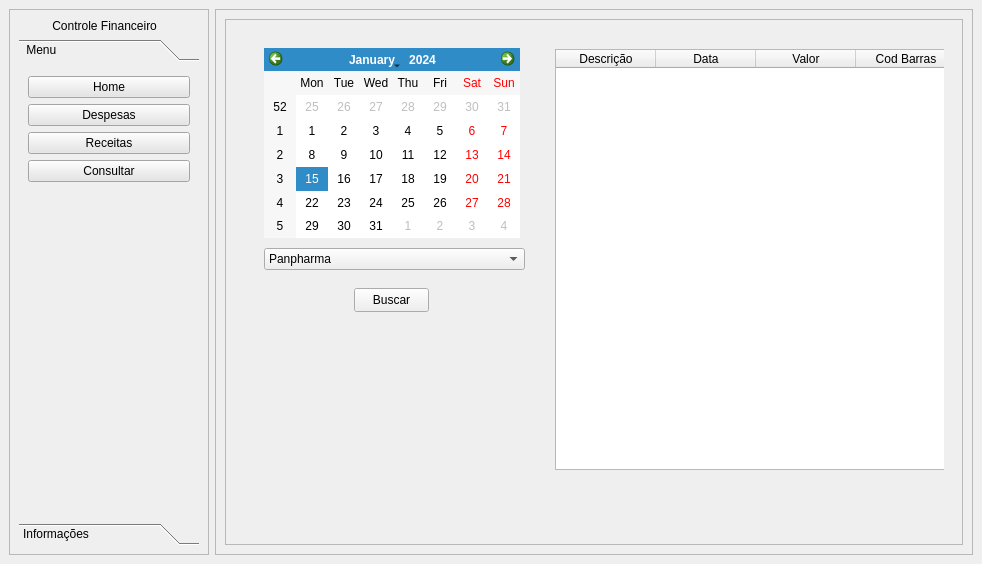
<?xml version="1.0" encoding="UTF-8"?>
<ui version="4.0">
 <class>MainWindow</class>
 <widget class="QMainWindow" name="MainWindow">
  <property name="geometry">
   <rect>
    <x>0</x>
    <y>0</y>
    <width>982</width>
    <height>564</height>
   </rect>
  </property>
  <property name="sizePolicy">
   <sizepolicy hsizetype="Preferred" vsizetype="Preferred">
    <horstretch>0</horstretch>
    <verstretch>0</verstretch>
   </sizepolicy>
  </property>
  <property name="windowTitle">
   <string>MainWindow</string>
  </property>
  <property name="styleSheet">
   <string notr="true"/>
  </property>
  <widget class="QWidget" name="centralwidget">
   <layout class="QHBoxLayout" name="horizontalLayout">
    <item>
     <widget class="QFrame" name="Left_container">
      <property name="maximumSize">
       <size>
        <width>200</width>
        <height>16777215</height>
       </size>
      </property>
      <property name="styleSheet">
       <string notr="true">Qlabel{
	color: rgb(255,255,255);
}</string>
      </property>
      <property name="frameShape">
       <enum>QFrame::StyledPanel</enum>
      </property>
      <property name="frameShadow">
       <enum>QFrame::Raised</enum>
      </property>
      <layout class="QVBoxLayout" name="verticalLayout_2">
       <item>
        <widget class="QLabel" name="label">
         <property name="styleSheet">
          <string notr="true">selection-color: rgb(255, 255, 255);
selection-background-color: rgb(255, 255, 255);</string>
         </property>
         <property name="text">
          <string>          Controle Financeiro</string>
         </property>
        </widget>
       </item>
       <item>
        <widget class="QToolBox" name="Toolbox">
         <property name="maximumSize">
          <size>
           <width>200</width>
           <height>16777215</height>
          </size>
         </property>
         <property name="font">
          <font>
           <bold>false</bold>
           <kerning>false</kerning>
          </font>
         </property>
         <property name="whatsThis">
          <string>&lt;html&gt;&lt;head/&gt;&lt;body&gt;&lt;p&gt;&lt;br/&gt;&lt;/p&gt;&lt;/body&gt;&lt;/html&gt;</string>
         </property>
         <property name="styleSheet">
          <string notr="true"/>
         </property>
         <property name="lineWidth">
          <number>0</number>
         </property>
         <property name="currentIndex">
          <number>0</number>
         </property>
         <widget class="QWidget" name="menu">
          <property name="geometry">
           <rect>
            <x>0</x>
            <y>0</y>
            <width>180</width>
            <height>444</height>
           </rect>
          </property>
          <property name="styleSheet">
           <string notr="true"/>
          </property>
          <attribute name="label">
           <string> Menu</string>
          </attribute>
          <layout class="QVBoxLayout" name="verticalLayout_3">
           <item>
            <widget class="QPushButton" name="btn_home">
             <property name="styleSheet">
              <string notr="true">
background-color: rgb(229, 229, 229);</string>
             </property>
             <property name="text">
              <string>Home</string>
             </property>
            </widget>
           </item>
           <item>
            <widget class="QPushButton" name="btn_despesas">
             <property name="styleSheet">
              <string notr="true">background-color: rgb(229, 229, 229);</string>
             </property>
             <property name="text">
              <string>Despesas</string>
             </property>
            </widget>
           </item>
           <item>
            <widget class="QPushButton" name="btn_receitas">
             <property name="styleSheet">
              <string notr="true">background-color: rgb(229, 229, 229);</string>
             </property>
             <property name="text">
              <string>Receitas</string>
             </property>
            </widget>
           </item>
           <item>
            <widget class="QPushButton" name="btn_consultar">
             <property name="styleSheet">
              <string notr="true">background-color: rgb(229, 229, 229);</string>
             </property>
             <property name="text">
              <string>Consultar</string>
             </property>
            </widget>
           </item>
           <item>
            <spacer name="verticalSpacer">
             <property name="orientation">
              <enum>Qt::Vertical</enum>
             </property>
             <property name="sizeHint" stdset="0">
              <size>
               <width>20</width>
               <height>40</height>
              </size>
             </property>
            </spacer>
           </item>
          </layout>
         </widget>
         <widget class="QWidget" name="info">
          <property name="geometry">
           <rect>
            <x>0</x>
            <y>0</y>
            <width>180</width>
            <height>444</height>
           </rect>
          </property>
          <attribute name="label">
           <string>Informações</string>
          </attribute>
          <widget class="QLabel" name="informacoes">
           <property name="geometry">
            <rect>
             <x>10</x>
             <y>30</y>
             <width>161</width>
             <height>361</height>
            </rect>
           </property>
           <property name="text">
            <string>&lt;html&gt;&lt;head/&gt;&lt;body&gt;&lt;p align=&quot;center&quot;&gt;&lt;span style=&quot; font-weight:700;&quot;&gt;Controle de Contas&lt;/span&gt;&lt;/p&gt;&lt;p align=&quot;center&quot;&gt;&lt;span style=&quot; font-weight:700;&quot;&gt;André Vergilio Valbusa&lt;/span&gt;&lt;/p&gt;&lt;p align=&quot;center&quot;&gt;&lt;span style=&quot; font-weight:700;&quot;&gt;@andrevalbusa&lt;/span&gt;&lt;/p&gt;&lt;p align=&quot;center&quot;&gt;Descrição: &lt;/p&gt;&lt;p align=&quot;center&quot;&gt;Software de controle de&lt;/p&gt;&lt;p align=&quot;center&quot;&gt;contas com interpretador de&lt;/p&gt;&lt;p align=&quot;center&quot;&gt;codigo de barras e &lt;/p&gt;&lt;p align=&quot;center&quot;&gt;dashboard para &lt;/p&gt;&lt;p align=&quot;center&quot;&gt;acompanhamento financeiro.&lt;/p&gt;&lt;/body&gt;&lt;/html&gt;</string>
           </property>
          </widget>
         </widget>
        </widget>
       </item>
      </layout>
     </widget>
    </item>
    <item>
     <widget class="QFrame" name="frame_2">
      <property name="frameShape">
       <enum>QFrame::StyledPanel</enum>
      </property>
      <property name="frameShadow">
       <enum>QFrame::Raised</enum>
      </property>
      <layout class="QVBoxLayout" name="verticalLayout">
       <item>
        <widget class="QFrame" name="frame">
         <property name="frameShape">
          <enum>QFrame::StyledPanel</enum>
         </property>
         <property name="frameShadow">
          <enum>QFrame::Raised</enum>
         </property>
         <layout class="QHBoxLayout" name="horizontalLayout_2">
          <item>
           <widget class="QStackedWidget" name="Pages">
            <property name="currentIndex">
             <number>2</number>
            </property>
            <widget class="QWidget" name="pag_despesas">
             <layout class="QHBoxLayout" name="horizontalLayout_3">
              <item>
               <widget class="QTabWidget" name="tabWidget">
                <property name="currentIndex">
                 <number>0</number>
                </property>
                <widget class="QWidget" name="tab_boletas">
                 <attribute name="title">
                  <string>Boletas</string>
                 </attribute>
                 <layout class="QGridLayout" name="gridLayout">
                  <item row="6" column="0" colspan="3">
                   <widget class="QLineEdit" name="fornecedor">
                    <property name="minimumSize">
                     <size>
                      <width>0</width>
                      <height>30</height>
                     </size>
                    </property>
                   </widget>
                  </item>
                  <item row="0" column="0">
                   <widget class="QLabel" name="label_6">
                    <property name="text">
                     <string>&lt;html&gt;&lt;head/&gt;&lt;body&gt;&lt;p&gt;&lt;span style=&quot; font-weight:700;&quot;&gt;Codigo de Barras:&lt;/span&gt;&lt;/p&gt;&lt;/body&gt;&lt;/html&gt;</string>
                    </property>
                   </widget>
                  </item>
                  <item row="5" column="0">
                   <widget class="QLabel" name="label_7">
                    <property name="text">
                     <string>&lt;html&gt;&lt;head/&gt;&lt;body&gt;&lt;p&gt;&lt;span style=&quot; font-weight:700;&quot;&gt;Descrição:&lt;/span&gt;&lt;/p&gt;&lt;/body&gt;&lt;/html&gt;</string>
                    </property>
                   </widget>
                  </item>
                  <item row="1" column="4">
                   <spacer name="horizontalSpacer_4">
                    <property name="orientation">
                     <enum>Qt::Horizontal</enum>
                    </property>
                    <property name="sizeHint" stdset="0">
                     <size>
                      <width>40</width>
                      <height>20</height>
                     </size>
                    </property>
                   </spacer>
                  </item>
                  <item row="1" column="3">
                   <widget class="QPushButton" name="btn_extrair">
                    <property name="minimumSize">
                     <size>
                      <width>0</width>
                      <height>30</height>
                     </size>
                    </property>
                    <property name="maximumSize">
                     <size>
                      <width>100</width>
                      <height>16777215</height>
                     </size>
                    </property>
                    <property name="text">
                     <string>Extrair</string>
                    </property>
                   </widget>
                  </item>
                  <item row="6" column="3">
                   <widget class="QDateEdit" name="vencimento_boleta">
                    <property name="minimumSize">
                     <size>
                      <width>0</width>
                      <height>30</height>
                     </size>
                    </property>
                    <property name="maximumSize">
                     <size>
                      <width>120</width>
                      <height>16777215</height>
                     </size>
                    </property>
                    <property name="cursor">
                     <cursorShape>ArrowCursor</cursorShape>
                    </property>
                   </widget>
                  </item>
                  <item row="8" column="3">
                   <spacer name="horizontalSpacer_3">
                    <property name="orientation">
                     <enum>Qt::Horizontal</enum>
                    </property>
                    <property name="sizeHint" stdset="0">
                     <size>
                      <width>40</width>
                      <height>20</height>
                     </size>
                    </property>
                   </spacer>
                  </item>
                  <item row="2" column="0" rowspan="2" colspan="4">
                   <widget class="QWidget" name="widget_3" native="true">
                    <property name="sizePolicy">
                     <sizepolicy hsizetype="Maximum" vsizetype="Preferred">
                      <horstretch>0</horstretch>
                      <verstretch>0</verstretch>
                     </sizepolicy>
                    </property>
                    <property name="minimumSize">
                     <size>
                      <width>30</width>
                      <height>60</height>
                     </size>
                    </property>
                    <property name="maximumSize">
                     <size>
                      <width>12551</width>
                      <height>60</height>
                     </size>
                    </property>
                   </widget>
                  </item>
                  <item row="1" column="0" colspan="3">
                   <widget class="QLineEdit" name="cod_boleta">
                    <property name="minimumSize">
                     <size>
                      <width>0</width>
                      <height>30</height>
                     </size>
                    </property>
                   </widget>
                  </item>
                  <item row="9" column="1">
                   <spacer name="verticalSpacer_2">
                    <property name="orientation">
                     <enum>Qt::Vertical</enum>
                    </property>
                    <property name="sizeHint" stdset="0">
                     <size>
                      <width>20</width>
                      <height>40</height>
                     </size>
                    </property>
                   </spacer>
                  </item>
                  <item row="4" column="0">
                   <spacer name="verticalSpacer_3">
                    <property name="orientation">
                     <enum>Qt::Vertical</enum>
                    </property>
                    <property name="sizeHint" stdset="0">
                     <size>
                      <width>20</width>
                      <height>40</height>
                     </size>
                    </property>
                   </spacer>
                  </item>
                  <item row="5" column="3">
                   <widget class="QLabel" name="label_8">
                    <property name="text">
                     <string>&lt;html&gt;&lt;head/&gt;&lt;body&gt;&lt;p&gt;&lt;span style=&quot; font-weight:700;&quot;&gt;Vencimento: &lt;/span&gt;&lt;/p&gt;&lt;/body&gt;&lt;/html&gt;</string>
                    </property>
                   </widget>
                  </item>
                  <item row="8" column="2">
                   <widget class="QPushButton" name="btn_adicionar">
                    <property name="minimumSize">
                     <size>
                      <width>100</width>
                      <height>30</height>
                     </size>
                    </property>
                    <property name="text">
                     <string>Adicionar</string>
                    </property>
                   </widget>
                  </item>
                  <item row="8" column="0">
                   <widget class="QLineEdit" name="valor_boleta">
                    <property name="minimumSize">
                     <size>
                      <width>0</width>
                      <height>30</height>
                     </size>
                    </property>
                   </widget>
                  </item>
                  <item row="7" column="0">
                   <widget class="QLabel" name="label_9">
                    <property name="text">
                     <string>&lt;html&gt;&lt;head/&gt;&lt;body&gt;&lt;p&gt;&lt;span style=&quot; font-weight:700;&quot;&gt;Valor:&lt;/span&gt;&lt;/p&gt;&lt;/body&gt;&lt;/html&gt;</string>
                    </property>
                   </widget>
                  </item>
                 </layout>
                </widget>
                <widget class="QWidget" name="tab_outros">
                 <attribute name="title">
                  <string>Outros</string>
                 </attribute>
                 <layout class="QHBoxLayout" name="horizontalLayout_5">
                  <item>
                   <widget class="QFrame" name="frame_3">
                    <property name="frameShape">
                     <enum>QFrame::StyledPanel</enum>
                    </property>
                    <property name="frameShadow">
                     <enum>QFrame::Raised</enum>
                    </property>
                    <layout class="QGridLayout" name="gridLayout_3">
                     <item row="0" column="0">
                      <widget class="QLabel" name="label_4">
                       <property name="text">
                        <string>&lt;html&gt;&lt;head/&gt;&lt;body&gt;&lt;p&gt;&lt;span style=&quot; font-weight:700;&quot;&gt;Descrição:&lt;/span&gt;&lt;/p&gt;&lt;/body&gt;&lt;/html&gt;</string>
                       </property>
                      </widget>
                     </item>
                     <item row="7" column="0">
                      <widget class="QPushButton" name="btn_adicionar_outros">
                       <property name="minimumSize">
                        <size>
                         <width>100</width>
                         <height>30</height>
                        </size>
                       </property>
                       <property name="maximumSize">
                        <size>
                         <width>80</width>
                         <height>125</height>
                        </size>
                       </property>
                       <property name="text">
                        <string>Adicionar</string>
                       </property>
                      </widget>
                     </item>
                     <item row="2" column="1">
                      <widget class="QLabel" name="label_5">
                       <property name="text">
                        <string>&lt;html&gt;&lt;head/&gt;&lt;body&gt;&lt;p&gt;&lt;span style=&quot; font-weight:700;&quot;&gt;Data:&lt;/span&gt;&lt;/p&gt;&lt;/body&gt;&lt;/html&gt;</string>
                       </property>
                      </widget>
                     </item>
                     <item row="8" column="0">
                      <spacer name="verticalSpacer_5">
                       <property name="orientation">
                        <enum>Qt::Vertical</enum>
                       </property>
                       <property name="sizeHint" stdset="0">
                        <size>
                         <width>20</width>
                         <height>40</height>
                        </size>
                       </property>
                      </spacer>
                     </item>
                     <item row="2" column="0">
                      <widget class="QLabel" name="label_3">
                       <property name="text">
                        <string>&lt;html&gt;&lt;head/&gt;&lt;body&gt;&lt;p&gt;&lt;span style=&quot; font-weight:700;&quot;&gt;Valor:&lt;/span&gt;&lt;/p&gt;&lt;/body&gt;&lt;/html&gt;</string>
                       </property>
                      </widget>
                     </item>
                     <item row="7" column="1">
                      <spacer name="horizontalSpacer">
                       <property name="orientation">
                        <enum>Qt::Horizontal</enum>
                       </property>
                       <property name="sizeHint" stdset="0">
                        <size>
                         <width>40</width>
                         <height>20</height>
                        </size>
                       </property>
                      </spacer>
                     </item>
                     <item row="3" column="5">
                      <spacer name="horizontalSpacer_2">
                       <property name="orientation">
                        <enum>Qt::Horizontal</enum>
                       </property>
                       <property name="sizeHint" stdset="0">
                        <size>
                         <width>40</width>
                         <height>20</height>
                        </size>
                       </property>
                      </spacer>
                     </item>
                     <item row="3" column="0">
                      <widget class="QLineEdit" name="valor_outros">
                       <property name="minimumSize">
                        <size>
                         <width>0</width>
                         <height>30</height>
                        </size>
                       </property>
                       <property name="maximumSize">
                        <size>
                         <width>125</width>
                         <height>16777215</height>
                        </size>
                       </property>
                       <property name="text">
                        <string/>
                       </property>
                      </widget>
                     </item>
                     <item row="3" column="4">
                      <spacer name="horizontalSpacer_5">
                       <property name="orientation">
                        <enum>Qt::Horizontal</enum>
                       </property>
                       <property name="sizeHint" stdset="0">
                        <size>
                         <width>40</width>
                         <height>20</height>
                        </size>
                       </property>
                      </spacer>
                     </item>
                     <item row="3" column="1">
                      <widget class="QDateEdit" name="data_outros">
                       <property name="minimumSize">
                        <size>
                         <width>0</width>
                         <height>30</height>
                        </size>
                       </property>
                       <property name="maximumSize">
                        <size>
                         <width>100</width>
                         <height>16777215</height>
                        </size>
                       </property>
                      </widget>
                     </item>
                     <item row="3" column="3">
                      <spacer name="horizontalSpacer_6">
                       <property name="orientation">
                        <enum>Qt::Horizontal</enum>
                       </property>
                       <property name="sizeHint" stdset="0">
                        <size>
                         <width>40</width>
                         <height>20</height>
                        </size>
                       </property>
                      </spacer>
                     </item>
                     <item row="1" column="0" colspan="4">
                      <widget class="QLineEdit" name="descricao_outros">
                       <property name="minimumSize">
                        <size>
                         <width>0</width>
                         <height>30</height>
                        </size>
                       </property>
                      </widget>
                     </item>
                     <item row="3" column="2">
                      <widget class="QCheckBox" name="checkBox">
                       <property name="text">
                        <string>Hoje</string>
                       </property>
                      </widget>
                     </item>
                    </layout>
                   </widget>
                  </item>
                 </layout>
                </widget>
               </widget>
              </item>
             </layout>
            </widget>
            <widget class="QWidget" name="pag_receitas">
             <layout class="QVBoxLayout" name="verticalLayout_4">
              <item>
               <layout class="QGridLayout" name="gridLayout_2">
                <item row="0" column="0">
                 <widget class="QLabel" name="label_10">
                  <property name="text">
                   <string>&lt;html&gt;&lt;head/&gt;&lt;body&gt;&lt;p&gt;&lt;span style=&quot; font-weight:700;&quot;&gt;Origem:&lt;/span&gt;&lt;/p&gt;&lt;/body&gt;&lt;/html&gt;</string>
                  </property>
                 </widget>
                </item>
                <item row="1" column="0">
                 <widget class="QComboBox" name="origem_receita">
                  <property name="minimumSize">
                   <size>
                    <width>250</width>
                    <height>30</height>
                   </size>
                  </property>
                  <item>
                   <property name="text">
                    <string>Vendas</string>
                   </property>
                  </item>
                  <item>
                   <property name="text">
                    <string>Farmacia popular</string>
                   </property>
                  </item>
                  <item>
                   <property name="text">
                    <string>Cartão</string>
                   </property>
                  </item>
                  <item>
                   <property name="text">
                    <string>Prefeitura</string>
                   </property>
                  </item>
                 </widget>
                </item>
                <item row="1" column="1">
                 <widget class="QLineEdit" name="valor_receita">
                  <property name="minimumSize">
                   <size>
                    <width>0</width>
                    <height>30</height>
                   </size>
                  </property>
                 </widget>
                </item>
                <item row="0" column="2">
                 <widget class="QLabel" name="label_12">
                  <property name="text">
                   <string>&lt;html&gt;&lt;head/&gt;&lt;body&gt;&lt;p&gt;&lt;span style=&quot; font-weight:700;&quot;&gt;Data:&lt;/span&gt;&lt;/p&gt;&lt;/body&gt;&lt;/html&gt;</string>
                  </property>
                 </widget>
                </item>
                <item row="0" column="1">
                 <widget class="QLabel" name="label_11">
                  <property name="text">
                   <string>&lt;html&gt;&lt;head/&gt;&lt;body&gt;&lt;p&gt;&lt;span style=&quot; font-weight:700;&quot;&gt;Valor:&lt;/span&gt;&lt;/p&gt;&lt;/body&gt;&lt;/html&gt;</string>
                  </property>
                 </widget>
                </item>
                <item row="1" column="2">
                 <widget class="QDateEdit" name="data_receita">
                  <property name="minimumSize">
                   <size>
                    <width>100</width>
                    <height>30</height>
                   </size>
                  </property>
                  <property name="maximumSize">
                   <size>
                    <width>120</width>
                    <height>16777215</height>
                   </size>
                  </property>
                 </widget>
                </item>
                <item row="1" column="3">
                 <widget class="QCheckBox" name="checkBox_2">
                  <property name="text">
                   <string>Hoje</string>
                  </property>
                 </widget>
                </item>
               </layout>
              </item>
              <item>
               <widget class="QLabel" name="label_13">
                <property name="text">
                 <string>&lt;html&gt;&lt;head/&gt;&lt;body&gt;&lt;p&gt;&lt;span style=&quot; font-weight:700;&quot;&gt;Descrição:&lt;/span&gt;&lt;/p&gt;&lt;/body&gt;&lt;/html&gt;</string>
                </property>
               </widget>
              </item>
              <item>
               <widget class="QTextEdit" name="descricao_receita">
                <property name="maximumSize">
                 <size>
                  <width>16777215</width>
                  <height>120</height>
                 </size>
                </property>
               </widget>
              </item>
              <item alignment="Qt::AlignHCenter|Qt::AlignVCenter">
               <widget class="QPushButton" name="salvar_receita">
                <property name="minimumSize">
                 <size>
                  <width>100</width>
                  <height>30</height>
                 </size>
                </property>
                <property name="text">
                 <string>Salvar</string>
                </property>
               </widget>
              </item>
              <item>
               <spacer name="verticalSpacer_4">
                <property name="orientation">
                 <enum>Qt::Vertical</enum>
                </property>
                <property name="sizeHint" stdset="0">
                 <size>
                  <width>20</width>
                  <height>40</height>
                 </size>
                </property>
               </spacer>
              </item>
             </layout>
            </widget>
            <widget class="QWidget" name="pag_consultar">
             <layout class="QHBoxLayout" name="horizontalLayout_4">
              <item>
               <widget class="QWidget" name="widget" native="true">
                <property name="maximumSize">
                 <size>
                  <width>300</width>
                  <height>16777215</height>
                 </size>
                </property>
                <widget class="QCalendarWidget" name="calendario_consulta">
                 <property name="geometry">
                  <rect>
                   <x>20</x>
                   <y>10</y>
                   <width>256</width>
                   <height>190</height>
                  </rect>
                 </property>
                </widget>
                <widget class="QPushButton" name="btn_buscar">
                 <property name="geometry">
                  <rect>
                   <x>110</x>
                   <y>250</y>
                   <width>75</width>
                   <height>24</height>
                  </rect>
                 </property>
                 <property name="text">
                  <string>Buscar</string>
                 </property>
                </widget>
                <widget class="QComboBox" name="descricao_consulta">
                 <property name="geometry">
                  <rect>
                   <x>20</x>
                   <y>210</y>
                   <width>261</width>
                   <height>22</height>
                  </rect>
                 </property>
                 <item>
                  <property name="text">
                   <string>Panpharma</string>
                  </property>
                 </item>
                 <item>
                  <property name="text">
                   <string>Profarma</string>
                  </property>
                 </item>
                 <item>
                  <property name="text">
                   <string>Oriente</string>
                  </property>
                 </item>
                 <item>
                  <property name="text">
                   <string>Medtem</string>
                  </property>
                 </item>
                 <item>
                  <property name="text">
                   <string>Emis Minas</string>
                  </property>
                 </item>
                 <item>
                  <property name="text">
                   <string>F&amp;F</string>
                  </property>
                 </item>
                </widget>
               </widget>
              </item>
              <item>
               <widget class="QWidget" name="widget_2" native="true">
                <widget class="QTableWidget" name="tabela_consulta">
                 <property name="geometry">
                  <rect>
                   <x>5</x>
                   <y>11</y>
                   <width>461</width>
                   <height>421</height>
                  </rect>
                 </property>
                 <column>
                  <property name="text">
                   <string>Descrição</string>
                  </property>
                 </column>
                 <column>
                  <property name="text">
                   <string>Data</string>
                  </property>
                 </column>
                 <column>
                  <property name="text">
                   <string>Valor</string>
                  </property>
                 </column>
                 <column>
                  <property name="text">
                   <string>Cod Barras</string>
                  </property>
                 </column>
                </widget>
               </widget>
              </item>
             </layout>
            </widget>
            <widget class="QWidget" name="pag_home">
             <layout class="QVBoxLayout" name="verticalLayout_5">
              <item>
               <widget class="QWidget" name="Dash" native="true"/>
              </item>
             </layout>
            </widget>
           </widget>
          </item>
         </layout>
        </widget>
       </item>
      </layout>
     </widget>
    </item>
   </layout>
  </widget>
 </widget>
 <resources/>
 <connections/>
</ui>
